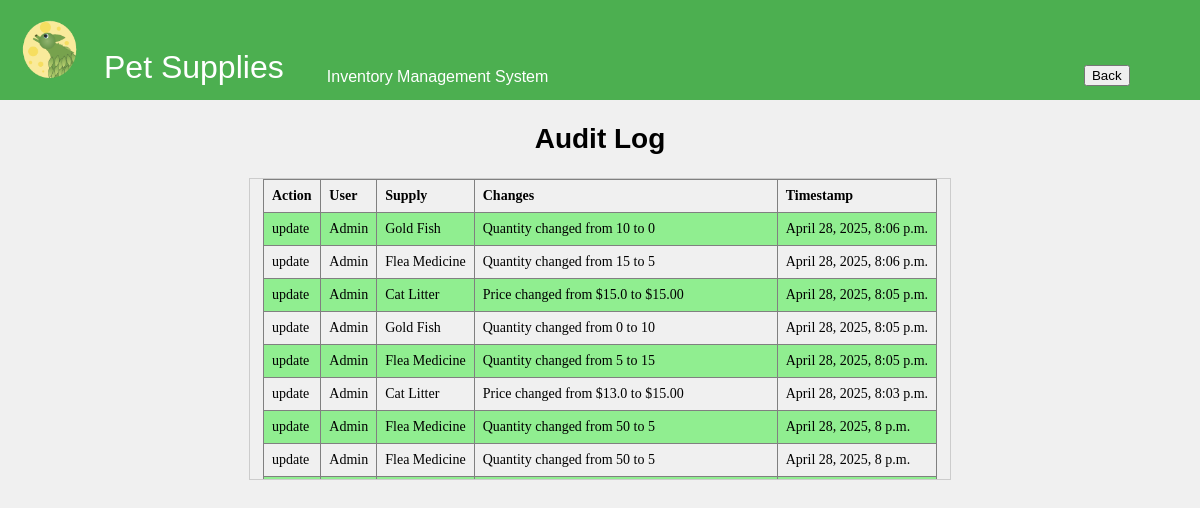
The page /audit-log/ on the database as committed earlier.
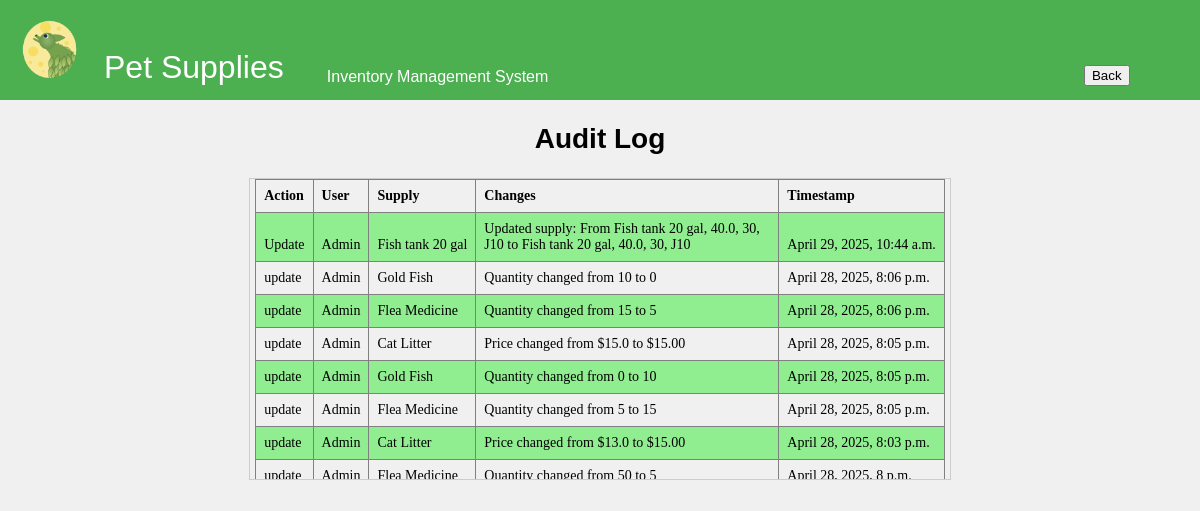
The same page on the database as committed later.
### inventory/models.py (models this page shows, shortened)
class AuditLog(models.Model):
    ACTION_CHOICES = (
        ('CREATE', 'Create'),
        ('UPDATE', 'Update'),
        ('DELETE', 'Delete'),
    )
    user = models.ForeignKey(User, on_delete=models.SET_NULL, null=True)  # Track the user making the change
    action = models.CharField(max_length=10, choices=ACTION_CHOICES)  # The type of action (CREATE, UPDATE, DELETE)
    supply = models.ForeignKey(Supply, on_delete=models.CASCADE)  # Link to the supply that was changed
    changes = models.TextField()  # Description of what was changed
    timestamp = models.DateTimeField(auto_now_add=True)  # When the change was made

class Supply(models.Model):
    name = models.CharField(max_length=255, primary_key=True)
    price = models.FloatField()
    quantity = models.IntegerField()
    location = models.CharField(max_length=255)
    reorder_point = models.PositiveIntegerField(default=5)

### inventory/views.py (the view)
# urls.py: path('audit-log/', views.audit_log, name='audit_log'),
def audit_log(request):
    logs = AuditLog.objects.all().order_by('-timestamp')
    return render(request, 'inventory/audit_log.html', {'logs': logs})

### inventory/templates/inventory/audit_log.html (shortened to what this page needs)
{% load static %}
<!DOCTYPE html>
<html lang="en">
<head>
    <link rel="stylesheet" href="{% static 'css/styles.css' %}">
</head>
<body>
    <div class="header-container">
        <table class = "nav_tab">
            <tr>
                <td>
    <img src="{% static 'icons/TLeafLogo2sm.png' %}" alt="T Leaf Logo">
</td>
 <td class = "pet">
    <div class = "head">
        Pet Supplies
        </div>
    </td>
<td class = "warn2">
    Inventory Management System
</td>
<td class = "warn2">
    <a href="{% url 'index' %}">
        <button type="submit">Back
        </button>
        </a>
</td>
</tr>
</table>
</div>
<center>
    <h2>Audit Log</h2>
    <div class="table-container">
    <table border="1" class="data_tab">
        <tr>
            <th>Action</th>
            <th>User</th>
            <th>Supply</th>
            <th>Changes</th>
            <th>Timestamp</th>
        </tr>
        {% for log in logs %}
        <tr>
            <td>{{ log.get_action_display }}</td>
            <td>{{ log.user.username }}</td>
            <td>{{ log.supply.name }}</td>
            <td class = "changes">{{ log.changes }}</td>
            <td>{{ log.timestamp }}</td>
        </tr>
        {% endfor %}
    </table>
</div>
</center>
</body>
</html>

### inventory/static/css/styles.css (style rules this page uses)
body { font-family: 'Georgia', serif; font-size: 14px; }
.header-container { font-family: 'Bauhaus 93', Arial, sans-serif; font-size: 16px; background-color: #4CAF50; align-items: center; height: 80px; color: white; text-align: center; }
h1,h2 { font-family: 'Bauhaus 93', Arial, sans-serif; }
.header-container img { width: 60px; height: auto; margin-right: 1px; }
.nav_tab { width: 100%; height: 50px; }
.nav_tab th, td, p { vertical-align: bottom; }
.pet { font-family: 'Bauhaus 93', Arial, sans-serif; font-size: 2em; vertical-align: bottom; width: 20%; }
.warn2 { width:70%; }
.warning h1, h2 { font-family: 'Georgia', serif; font-weight: bold; }
.head { margin-right: auto; margin-left: 5px; vertical-align: top; }
.table-container { max-height: 300px; overflow-y: auto; width: 700px; border: 1px solid #ccc; }
.data_tab { border-collapse: collapse; margin-right: auto; margin-left: auto; }
.data_tab th, td { text-align: left; padding: 8px; }
.data_tab tr:nth-child(even) { background-color: Lightgreen; }

### inventory/templates/inventory/audit_log.html (style rules this page uses)
body { margin: 0; background-color: #f0f0f0; }
.header-container { background-color: #4CAF50; color: white; padding: 10px; text-align: center; }
.nav_tab { width: 100%; margin: 0; padding: 0; }
.changes { width: 286px; }
h2 { font-family: 'Bauhaus 93', Arial, sans-serif; font-size: 2em; }

Rows that differ between the two databases and show on the page:
no longer on this page (row unchanged): AuditLog: action "update", user.username "Admin", supply.name "Flea Medicine", changes "Quantity changed from 50 to 5", timestamp "April 28, 2025, 8 p.m."
added AuditLog: action "Update", user.username "Admin", supply.name "Fish tank 20 gal", changes "Updated supply: From Fish tank 20 gal, 40.0, 30, J10 to Fish tank 20 gal, 40.0, 30, J10", timestamp "April 29, 2025, 10:44 a.m."
